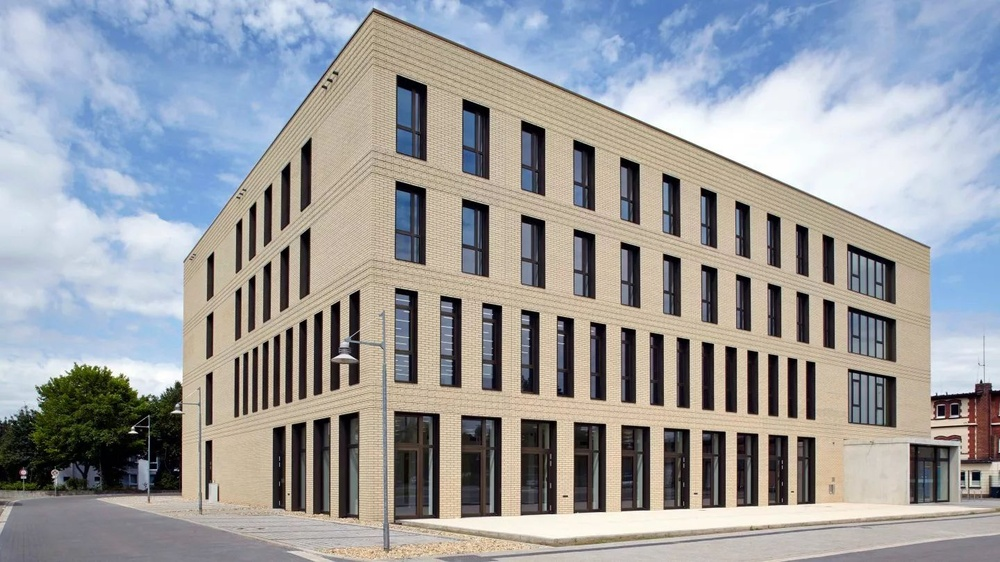
#> input picture p2/assets/p02_teil1_minden.jpg, 1000 x 562 px, shrunk from 1440 x 810 before the run
$ python main.py
#> lines starting #> are read from the running program, lines starting #| are printed output that depends on the picture
import cv2
from random import randrange
import numpy as np


def display(image, name="image"):
    cv2.imshow(name, image)
    cv2.waitKey()
    cv2.destroyAllWindows()


# takes two paths to images base_img and filler_img
# replace n x n big tiles of base_img with n x n big tiles from random position of filler_img
# displays resulting image
def tile_fill(base_img, filler_img, n):
#> called with base_img = 'assets/p02_teil1_minden.jpg', filler_img = 'assets/p02_teil1_sonne.jpg', n = 50
    base = cv2.imread(base_img)
#> base is the input picture: shape (562, 1000, 3); mean B, G, R 159.4, 156.5, 155
    filler = cv2.imread(filler_img)
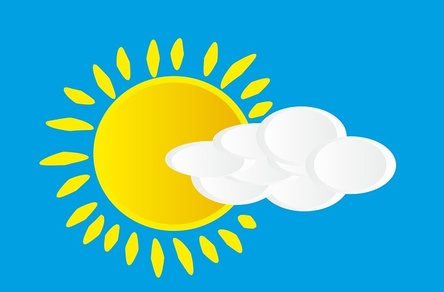
#> input picture p2/assets/p02_teil1_sonne.jpg, 444 x 292 px, shrunk from 640 x 420 before the run
#> filler is the input picture: shape (292, 444, 3); mean B, G, R 190.4, 181.1, 73.1
    b_rows, b_cols, b_dims = base.shape
#> b_rows = 562; b_cols = 1000; b_dims = 3
    f_rows, f_cols, f_dims = filler.shape
#> f_rows = 292; f_cols = 444; f_dims = 3

    for row in range(0, b_rows - n, n * 2):
        for col in range(0, b_cols - n, n * 2):

            x1 = randrange(0, f_rows - n)
            print(x1)
            y1 = randrange(0, f_cols - n)
            print(y1)

            base[row : row + n, col : col + n] = filler[x1 : (x1 + n), y1 : (y1 + n)]
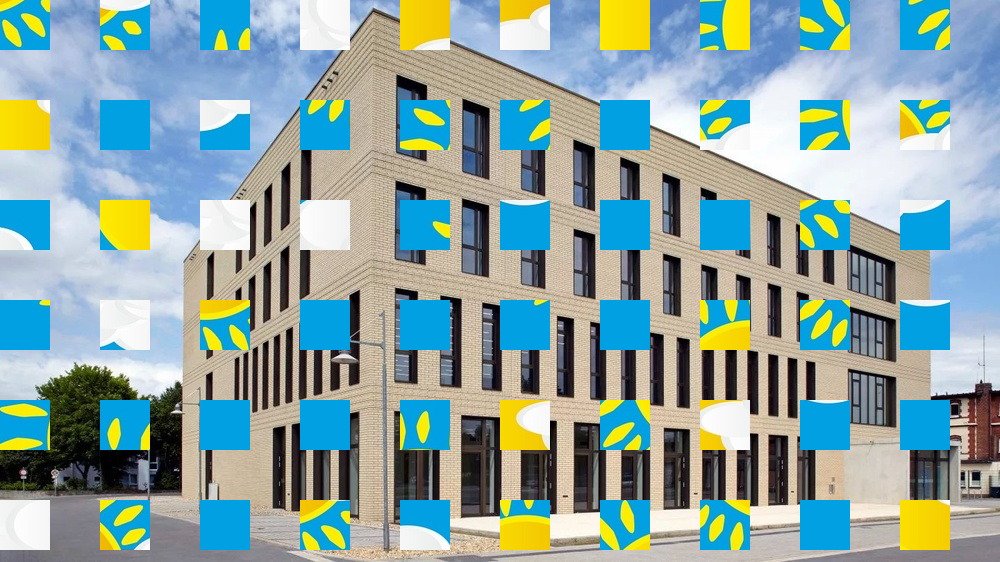
#> base: shape (562, 1000, 3); mean B, G, R 162.1, 164.3, 139.8
    cv2.imwrite("result.jpg", base)
    display(base)


# takes path to an image
# returns histogram list
def histogram(img_path):
#> called with img_path = 'assets/p02_teil2_steine.jpg'
    img = cv2.imread(img_path, cv2.IMREAD_GRAYSCALE)
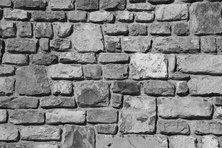
#> input picture p2/assets/p02_teil2_steine.jpg, 222 x 148 px, shrunk from 320 x 213 before the run
#> img is the input picture: shape (148, 222); min 0, max 235, mean 130.3
    rows, cols = img.shape
#> rows = 148; cols = 222

    hist = [0 for y in range(0, 255)]

    # iterate through all pixels
    # and sum up all occurances of each grayscale value
    for row in range(0, rows):
        for col in range(0, cols):

            pixel = img[row, col]
            grayscale = pixel
            hist[grayscale] += 1
#> after the loop, hist = 255 values, max 361 at index 166, min 0 at index 236, mean 128.8

    return hist


# takes path to an image
# returns cumulative histogram list
def histogram_cumulative(img_path):
#> called with img_path = 'assets/p02_teil2_steine.jpg'
    hist = histogram(img_path)

    cum_hist = [0 for y in range(0, 255)]

    # iterage thorugh hist
    # and sum up prev cum_hist value with the current hist value
    for i in range(0, len(hist)):
        if i == 0:
            cum_hist[i] = hist[i]
        else:
            cum_hist[i] = cum_hist[i - 1] + hist[i]
#> after the loop, cum_hist = 255 values from 1 to 32856

    return cum_hist


# takes path to an image
# returns equalized histogram list
def histogram_equalized(img_path):
#> called with img_path = 'assets/p02_teil2_steine.jpg'
    eq_hist = [0 for y in range(0, 255)]

    cum_hist = histogram_cumulative(img_path)
#> cum_hist = 255 values from 1 to 32856

    # iterate through cum_hist
    # and calculate the equalized value
    for i in range(0, 255):
        eq_hist[i] = round(cum_hist[i] * (255 / max(cum_hist)))
#> after the loop, eq_hist = 255 values from 0 to 255

    return eq_hist


minden = "assets/p02_teil1_minden.jpg"
sonne = "assets/p02_teil1_sonne.jpg"
steine = "assets/p02_teil2_steine.jpg"

tile_fill(minden, sonne, 50)
print("(a):\n" + str(histogram(steine)) + "\n\n")
print("(b):\n" + str(histogram_cumulative(steine)) + "\n\n")
print("(c):\n" + str(histogram_equalized(steine)) + "\n\n")
